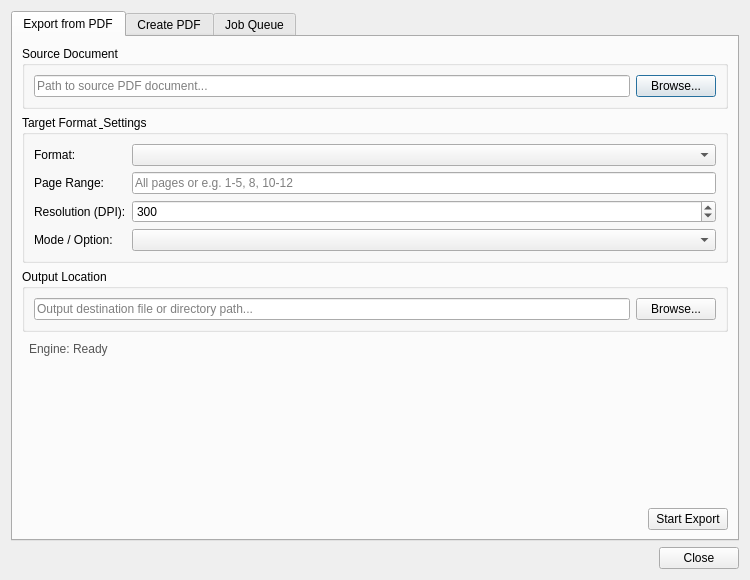
<?xml version="1.0" encoding="UTF-8"?>
<ui version="4.0">
 <class>PDFConversionCenterDialog</class>
 <widget class="QDialog" name="PDFConversionCenterDialog">
  <property name="geometry">
   <rect>
    <x>0</x>
    <y>0</y>
    <width>750</width>
    <height>580</height>
   </rect>
  </property>
  <property name="windowTitle">
   <string>Conversion &amp; Export Center</string>
  </property>
  <layout class="QVBoxLayout" name="mainLayout">
   <item>
    <widget class="QTabWidget" name="tabWidget">
     <property name="currentIndex">
      <number>0</number>
     </property>
     <widget class="QWidget" name="tabExport">
      <attribute name="title">
       <string>Export from PDF</string>
      </attribute>
      <layout class="QVBoxLayout" name="exportLayout">
       <item>
        <widget class="QGroupBox" name="exportSourceGroup">
         <property name="title">
          <string>Source Document</string>
         </property>
         <layout class="QHBoxLayout" name="exportSourceHLayout">
          <item>
           <widget class="QLineEdit" name="exportSourcePathEdit">
            <property name="placeholderText">
             <string>Path to source PDF document...</string>
            </property>
           </widget>
          </item>
          <item>
           <widget class="QPushButton" name="exportSourceBrowseButton">
            <property name="text">
             <string>Browse...</string>
            </property>
           </widget>
          </item>
         </layout>
        </widget>
       </item>
       <item>
        <widget class="QGroupBox" name="exportTargetGroup">
         <property name="title">
          <string>Target Format &amp; Settings</string>
         </property>
         <layout class="QGridLayout" name="exportTargetGrid">
          <item row="0" column="0">
           <widget class="QLabel" name="exportFormatLabel">
            <property name="text">
             <string>Format:</string>
            </property>
           </widget>
          </item>
          <item row="0" column="1">
           <widget class="QComboBox" name="exportFormatCombo"/>
          </item>
          <item row="1" column="0">
           <widget class="QLabel" name="exportPagesLabel">
            <property name="text">
             <string>Page Range:</string>
            </property>
           </widget>
          </item>
          <item row="1" column="1">
           <widget class="QLineEdit" name="exportPagesEdit">
            <property name="placeholderText">
             <string>All pages or e.g. 1-5, 8, 10-12</string>
            </property>
           </widget>
          </item>
          <item row="2" column="0">
           <widget class="QLabel" name="exportDpiLabel">
            <property name="text">
             <string>Resolution (DPI):</string>
            </property>
           </widget>
          </item>
          <item row="2" column="1">
           <widget class="QSpinBox" name="exportDpiSpin">
            <property name="minimum">
             <number>72</number>
            </property>
            <property name="maximum">
             <number>1200</number>
            </property>
            <property name="value">
             <number>300</number>
            </property>
           </widget>
          </item>
          <item row="3" column="0">
           <widget class="QLabel" name="exportModeLabel">
            <property name="text">
             <string>Mode / Option:</string>
            </property>
           </widget>
          </item>
          <item row="3" column="1">
           <widget class="QComboBox" name="exportModeCombo"/>
          </item>
         </layout>
        </widget>
       </item>
       <item>
        <widget class="QGroupBox" name="exportOutputGroup">
         <property name="title">
          <string>Output Location</string>
         </property>
         <layout class="QHBoxLayout" name="exportOutputHLayout">
          <item>
           <widget class="QLineEdit" name="exportOutputPathEdit">
            <property name="placeholderText">
             <string>Output destination file or directory path...</string>
            </property>
           </widget>
          </item>
          <item>
           <widget class="QPushButton" name="exportOutputBrowseButton">
            <property name="text">
             <string>Browse...</string>
            </property>
           </widget>
          </item>
         </layout>
        </widget>
       </item>
       <item>
        <widget class="QLabel" name="exportCapabilityLabel">
         <property name="text">
          <string>Engine: Ready</string>
         </property>
         <property name="wordWrap">
          <bool>true</bool>
         </property>
         <property name="styleSheet">
          <string>color: #555; padding: 4px;</string>
         </property>
        </widget>
       </item>
       <item>
        <spacer name="exportSpacer">
         <property name="orientation">
          <enum>Qt::Vertical</enum>
         </property>
         <property name="sizeHint" stdset="0">
          <size>
           <width>20</width>
           <height>10</height>
          </size>
         </property>
        </spacer>
       </item>
       <item>
        <layout class="QHBoxLayout" name="exportBtnLayout">
         <item>
          <spacer name="exportBtnSpacer">
           <property name="orientation">
            <enum>Qt::Horizontal</enum>
           </property>
           <property name="sizeHint" stdset="0">
            <size>
             <width>40</width>
             <height>20</height>
            </size>
           </property>
          </spacer>
         </item>
         <item>
          <widget class="QPushButton" name="exportStartButton">
           <property name="text">
            <string>Start Export</string>
           </property>
           <property name="default">
            <bool>true</bool>
           </property>
          </widget>
         </item>
        </layout>
       </item>
      </layout>
     </widget>
     <widget class="QWidget" name="tabCreate">
      <attribute name="title">
       <string>Create PDF</string>
      </attribute>
      <layout class="QVBoxLayout" name="createLayout">
       <item>
        <widget class="QGroupBox" name="createSourceTypeGroup">
         <property name="title">
          <string>Source Type</string>
         </property>
         <layout class="QHBoxLayout" name="createSourceTypeHLayout">
          <item>
           <widget class="QComboBox" name="createSourceTypeCombo"/>
          </item>
         </layout>
        </widget>
       </item>
       <item>
        <widget class="QStackedWidget" name="createStack">
         <widget class="QWidget" name="createSingleFilePage">
          <layout class="QVBoxLayout" name="createSingleFileLayout">
           <item>
            <layout class="QHBoxLayout" name="createSingleFileHLayout">
             <item>
              <widget class="QLineEdit" name="createSingleFilePathEdit">
               <property name="placeholderText">
                <string>Select file (DOCX, HTML, Markdown, Image)...</string>
               </property>
              </widget>
             </item>
             <item>
              <widget class="QPushButton" name="createSingleFileBrowseButton">
               <property name="text">
                <string>Browse...</string>
               </property>
              </widget>
             </item>
            </layout>
           </item>
          </layout>
         </widget>
         <widget class="QWidget" name="createMultiImagePage">
          <layout class="QVBoxLayout" name="createMultiImageLayout">
           <item>
            <widget class="QListWidget" name="createImageListWidget"/>
           </item>
           <item>
            <layout class="QHBoxLayout" name="createImageBtnLayout">
             <item>
              <widget class="QPushButton" name="createAddImagesButton">
               <property name="text">
                <string>Add Images...</string>
               </property>
              </widget>
             </item>
             <item>
              <widget class="QPushButton" name="createRemoveImageButton">
               <property name="text">
                <string>Remove Selected</string>
               </property>
              </widget>
             </item>
             <item>
              <widget class="QPushButton" name="createClearImagesButton">
               <property name="text">
                <string>Clear All</string>
               </property>
              </widget>
             </item>
            </layout>
           </item>
          </layout>
         </widget>
         <widget class="QWidget" name="createClipboardPage">
          <layout class="QVBoxLayout" name="createClipboardLayout">
           <item>
            <widget class="QLabel" name="createClipboardInfoLabel">
             <property name="text">
              <string>Paste image from system clipboard to convert to PDF.</string>
             </property>
            </widget>
           </item>
           <item>
            <widget class="QPushButton" name="createClipboardPasteButton">
             <property name="text">
              <string>Load from Clipboard</string>
             </property>
            </widget>
           </item>
          </layout>
         </widget>
         <widget class="QWidget" name="createScreenshotPage">
          <layout class="QVBoxLayout" name="createScreenshotLayout">
           <item>
            <widget class="QLabel" name="createScreenshotInfoLabel">
             <property name="text">
              <string>Capture screen or selected region to convert to PDF.</string>
             </property>
            </widget>
           </item>
           <item>
            <layout class="QHBoxLayout" name="createScreenshotBtnLayout">
             <item>
              <widget class="QPushButton" name="createCaptureScreenButton">
               <property name="text">
                <string>Capture Full Screen</string>
               </property>
              </widget>
             </item>
             <item>
              <widget class="QPushButton" name="createCaptureRegionButton">
               <property name="text">
                <string>Capture Region (Snip)</string>
               </property>
              </widget>
             </item>
            </layout>
           </item>
          </layout>
         </widget>
         <widget class="QWidget" name="createFolderPage">
          <layout class="QVBoxLayout" name="createFolderLayout">
           <item>
            <layout class="QHBoxLayout" name="createFolderHLayout">
             <item>
              <widget class="QLineEdit" name="createFolderPathEdit">
               <property name="placeholderText">
                <string>Select folder containing documents, images, and PDFs...</string>
               </property>
              </widget>
             </item>
             <item>
              <widget class="QPushButton" name="createFolderBrowseButton">
               <property name="text">
                <string>Browse...</string>
               </property>
              </widget>
             </item>
            </layout>
           </item>
           <item>
            <widget class="QCheckBox" name="createFolderRecursiveCheck">
             <property name="text">
              <string>Include subdirectories</string>
             </property>
             <property name="checked">
              <bool>true</bool>
             </property>
            </widget>
           </item>
           <item>
            <widget class="QCheckBox" name="createFolderBookmarksCheck">
             <property name="text">
              <string>Generate bookmarks from source filenames</string>
             </property>
             <property name="checked">
              <bool>true</bool>
             </property>
            </widget>
           </item>
          </layout>
         </widget>
         <widget class="QWidget" name="createScannerPage">
          <layout class="QVBoxLayout" name="createScannerLayout">
           <item>
            <layout class="QHBoxLayout" name="scannerDeviceHLayout">
             <item>
              <widget class="QLabel" name="scannerDeviceLabel">
               <property name="text">
                <string>Device:</string>
               </property>
              </widget>
             </item>
             <item>
              <widget class="QComboBox" name="scannerDeviceCombo"/>
             </item>
             <item>
              <widget class="QPushButton" name="scannerRefreshButton">
               <property name="text">
                <string>Refresh</string>
               </property>
              </widget>
             </item>
            </layout>
           </item>
           <item>
            <layout class="QGridLayout" name="scannerOptionsGrid">
             <item row="0" column="0">
              <widget class="QLabel" name="scannerDpiLabel">
               <property name="text">
                <string>Resolution:</string>
               </property>
              </widget>
             </item>
             <item row="0" column="1">
              <widget class="QSpinBox" name="scannerDpiSpin">
               <property name="minimum">
                <number>72</number>
               </property>
               <property name="maximum">
                <number>1200</number>
               </property>
               <property name="value">
                <number>300</number>
               </property>
              </widget>
             </item>
             <item row="0" column="2">
              <widget class="QLabel" name="scannerColorLabel">
               <property name="text">
                <string>Color Mode:</string>
               </property>
              </widget>
             </item>
             <item row="0" column="3">
              <widget class="QComboBox" name="scannerColorCombo"/>
             </item>
            </layout>
           </item>
           <item>
            <layout class="QHBoxLayout" name="scannerActionsLayout">
             <item>
              <widget class="QPushButton" name="scannerScanButton">
               <property name="text">
                <string>Acquire Scan</string>
               </property>
              </widget>
             </item>
             <item>
              <widget class="QCheckBox" name="scannerDuplexCheck">
               <property name="text">
                <string>Duplex (Both sides)</string>
               </property>
              </widget>
             </item>
             <item>
              <spacer name="scannerSpacer">
               <property name="orientation">
                <enum>Qt::Horizontal</enum>
               </property>
               <property name="sizeHint" stdset="0">
                <size>
                 <width>40</width>
                 <height>20</height>
                </size>
               </property>
              </spacer>
             </item>
             <item>
              <widget class="QPushButton" name="scannerDeletePageButton">
               <property name="text">
                <string>Remove Page</string>
               </property>
              </widget>
             </item>
             <item>
              <widget class="QPushButton" name="scannerClearButton">
               <property name="text">
                <string>Clear</string>
               </property>
              </widget>
             </item>
            </layout>
           </item>
           <item>
            <widget class="QListWidget" name="scannerPagesListWidget"/>
           </item>
           <item>
            <widget class="QLabel" name="scannerStatusLabel">
             <property name="text">
              <string>Scanner status: Ready</string>
             </property>
             <property name="styleSheet">
              <string>color: #555;</string>
             </property>
            </widget>
           </item>
          </layout>
         </widget>
        </widget>
       </item>
       <item>
        <widget class="QGroupBox" name="createOutputGroup">
         <property name="title">
          <string>Target PDF Destination</string>
         </property>
         <layout class="QHBoxLayout" name="createOutputHLayout">
          <item>
           <widget class="QLineEdit" name="createOutputPathEdit">
            <property name="placeholderText">
             <string>Path for new PDF file...</string>
            </property>
           </widget>
          </item>
          <item>
           <widget class="QPushButton" name="createOutputBrowseButton">
            <property name="text">
             <string>Browse...</string>
            </property>
           </widget>
          </item>
         </layout>
        </widget>
       </item>
       <item>
        <layout class="QHBoxLayout" name="createBtnLayout">
         <item>
          <spacer name="createBtnSpacer">
           <property name="orientation">
            <enum>Qt::Horizontal</enum>
           </property>
           <property name="sizeHint" stdset="0">
            <size>
             <width>40</width>
             <height>20</height>
            </size>
           </property>
          </spacer>
         </item>
         <item>
          <widget class="QPushButton" name="createStartButton">
           <property name="text">
            <string>Create PDF</string>
           </property>
           <property name="default">
            <bool>true</bool>
           </property>
          </widget>
         </item>
        </layout>
       </item>
      </layout>
     </widget>
     <widget class="QWidget" name="tabQueue">
      <attribute name="title">
       <string>Job Queue</string>
      </attribute>
      <layout class="QVBoxLayout" name="queueLayout">
       <item>
        <widget class="QTableWidget" name="queueTableWidget">
         <property name="columnCount">
          <number>6</number>
         </property>
         <property name="selectionBehavior">
          <enum>QAbstractItemView::SelectRows</enum>
         </property>
         <property name="selectionMode">
          <enum>QAbstractItemView::SingleSelection</enum>
         </property>
         <column>
          <property name="text">
           <string>Job ID</string>
          </property>
         </column>
         <column>
          <property name="text">
           <string>Source</string>
          </property>
         </column>
         <column>
          <property name="text">
           <string>Format</string>
          </property>
         </column>
         <column>
          <property name="text">
           <string>Status</string>
          </property>
         </column>
         <column>
          <property name="text">
           <string>Progress</string>
          </property>
         </column>
         <column>
          <property name="text">
           <string>Output File</string>
          </property>
         </column>
        </widget>
       </item>
       <item>
        <layout class="QHBoxLayout" name="queueActionsLayout">
         <item>
          <widget class="QPushButton" name="queueCancelButton">
           <property name="text">
            <string>Cancel Selected</string>
           </property>
          </widget>
         </item>
         <item>
          <widget class="QPushButton" name="queueOpenFileButton">
           <property name="text">
            <string>Open File</string>
           </property>
          </widget>
         </item>
         <item>
          <widget class="QPushButton" name="queueOpenFolderButton">
           <property name="text">
            <string>Open Folder</string>
           </property>
          </widget>
         </item>
         <item>
          <spacer name="queueSpacer">
           <property name="orientation">
            <enum>Qt::Horizontal</enum>
           </property>
           <property name="sizeHint" stdset="0">
            <size>
             <width>40</width>
             <height>20</height>
            </size>
           </property>
          </spacer>
         </item>
         <item>
          <widget class="QPushButton" name="queueClearFinishedButton">
           <property name="text">
            <string>Clear Finished</string>
           </property>
          </widget>
         </item>
        </layout>
       </item>
      </layout>
     </widget>
    </widget>
   </item>
   <item>
    <layout class="QHBoxLayout" name="dialogBottomLayout">
     <item>
      <spacer name="dialogSpacer">
       <property name="orientation">
        <enum>Qt::Horizontal</enum>
       </property>
       <property name="sizeHint" stdset="0">
        <size>
         <width>40</width>
         <height>20</height>
        </size>
       </property>
      </spacer>
     </item>
     <item>
      <widget class="QPushButton" name="closeButton">
       <property name="text">
        <string>Close</string>
       </property>
      </widget>
     </item>
    </layout>
   </item>
  </layout>
 </widget>
 <resources/>
 <connections>
  <connection>
   <sender>closeButton</sender>
   <signal>clicked()</signal>
   <receiver>PDFConversionCenterDialog</receiver>
   <slot>close()</slot>
   <hints>
    <hint type="sourcelabel">
     <x>700</x>
     <y>550</y>
    </hint>
    <hint type="destinationlabel">
     <x>375</x>
     <y>290</y>
    </hint>
   </hints>
  </connection>
 </connections>
</ui>
